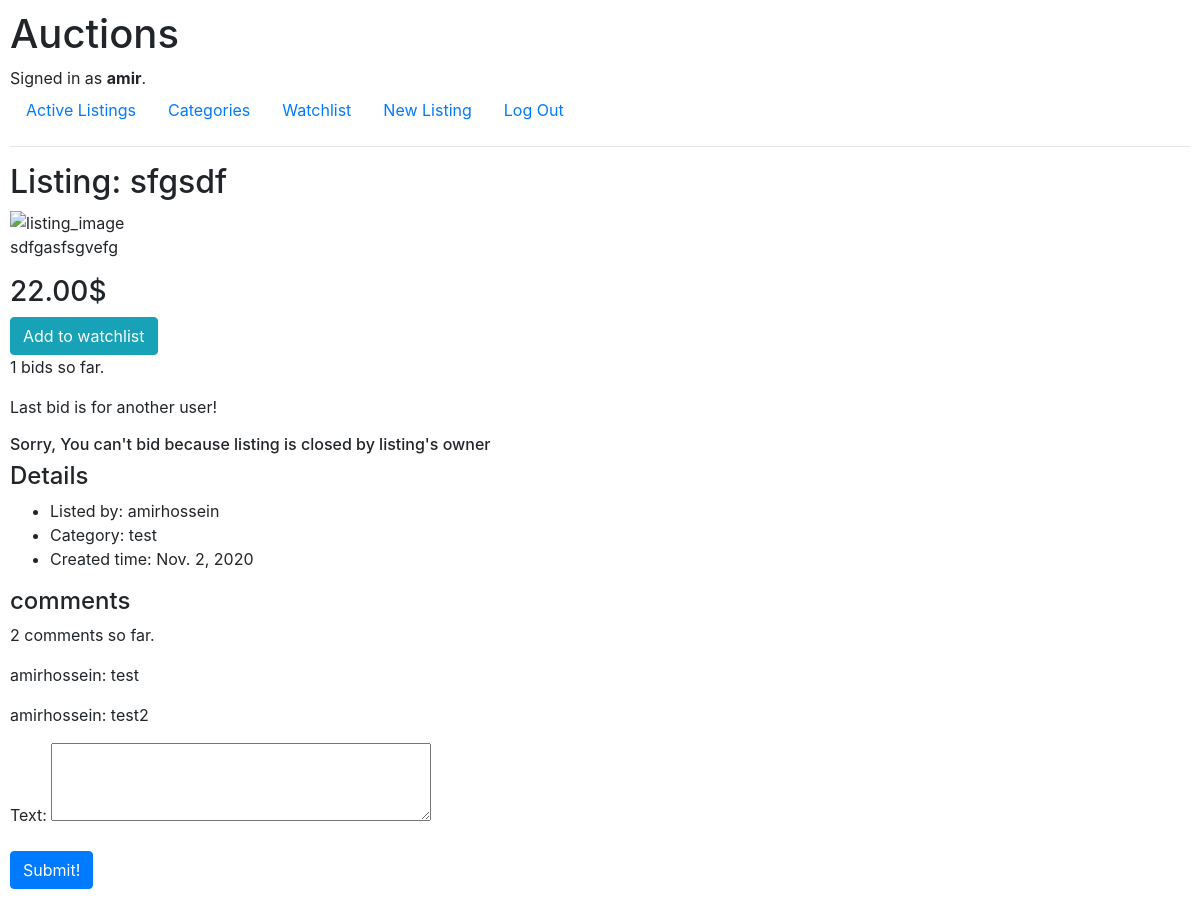
The app's page /listing/2 (signed in) with its own data.
### auctions/models.py (models this page shows, shortened)
class User(AbstractUser):
    def __str__(self):
        return f"id: {self.id}, username: {self.username}, email: {self.email}"

class Auction_listing(models.Model): #card
    commodity_title = models.CharField(max_length=100, help_text="This title going to be shown in head of your listing")
    created_time = models.DateField(auto_now_add=True)
    bids = models.ManyToManyField(Bids)
    comments = models.ManyToManyField(Comments)
    creator = models.ForeignKey(User, on_delete=models.CASCADE)
    description = models.CharField(max_length=2000, help_text="Give more information about your comodity to sell it faster!")
    starting_price = models.DecimalField(max_digits=9, decimal_places=2, help_text="Enter base price of your commodity")
    URL_image = models.CharField(max_length=2000, blank=True, help_text="Url of image that going to be displayed on your listing")
    category = models.CharField(max_length=50, help_text="write category type of your listing")
    closed = models.BooleanField(default=False)

class Comments(models.Model):
    author = models.ForeignKey(User, on_delete=models.CASCADE)
    text = models.CharField(max_length=2000)
    created_time = models.DateField(auto_now_add=True)

### auctions/views.py (the view)
# urls.py: path("listing/<int:listing_id>", views.listing, name="listing"),
@login_required
def listing (request, listing_id):
    if request.method == "POST":
        bid_form = Bids_form(request.POST or None)
        comments_form = Comments_form(request.POST or None)
        new_bid = bid_form['amount'].value()
        new_comment = comments_form['text'].value()
        if new_comment != None:
            user_comment = Comments(author=request.user, text=new_comment)
            comment_form = Comments_form(request.POST, instance=user_comment)
            listing = Auction_listing.objects.get(id=listing_id)
            if comment_form.is_valid():
                comment_form.save()
                messages.success(request, "Thanks, your comment was created successfully!")
                listing.comments.add(user_comment)
                return HttpResponseRedirect( reverse( "listing", args=(listing_id,) ) )
        if "add_to_watchlist" in request.POST:
            watchlist_listing = User_listing(user=request.user, listing=Auction_listing.objects.get(id=listing_id) )
            watchlist_listing.save()
            messages.success(request, "Listing added to your watchlist successfully!")
            return HttpResponseRedirect( reverse( "listing", args=(listing_id,) ) )
        if "remove_from_watchlist" in request.POST:
            watchlist_listing = User_listing.objects.get( user=request.user, listing=Auction_listing.objects.get(id=listing_id) )
            watchlist_listing.delete()
            return HttpResponseRedirect( reverse( "listing", args=(listing_id,) ) )
        if "close_listing" in request.POST and (request.user == Auction_listing.objects.get(id=listing_id).creator):
            Auction_listing.objects.filter(id=listing_id).update(closed=True)
        if not (Auction_listing.objects.get(id=listing_id).closed) :
            if new_bid != None:
                new_bid = float (new_bid)
                old_bid = Auction_listing.objects.get(id=listing_id).bids.first()
                if old_bid == None:
                    old_bid = 0
                else:
                    old_bid = old_bid.amount
                starting_price = str (Auction_listing.objects.get(id=listing_id).starting_price )
                if ( new_bid < old_bid ) or ( new_bid <= float (starting_price) ):
                    all_comments = Auction_listing.objects.get(id=listing_id).comments.all()
                    all_comments_list = []
                    for comment in all_comments:
                        all_comments_list.append(comment)
                    watchlist = User_listing.objects.filter( user=request.user, listing=Auction_listing.objects.get(id=listing_id) )
                    content = {
                    "listing": Auction_listing.objects.get(id=listing_id),
                    "error_message": "Error: You can NOT bid less than or equal to the price!",
                    "bid_form": bid_form,
                    "comments_form": comments_form,
                    "comments": all_comments_list,
                    "watchlist": watchlist
                    }
                    return render(request, "auctions/listing.html", content)
                else:
                    user_bid = Bids(bidder=request.user, amount=new_bid)
                    bid_form = Bids_form(request.POST, instance=user_bid)
                    listing = Auction_listing.objects.get(id=listing_id)
                    if bid_form.is_valid():
                        bid_form.save()
                        messages.success(request, "Thanks, your bid was created successfully!")
                        Auction_listing.objects.filter(id=listing_id).update(starting_price=new_bid)
                        listing.bids.add(user_bid)
                        return HttpResponseRedirect( reverse( "listing", args=(listing_id,) ) )
        else:
            all_comments = Auction_listing.objects.get(id=listing_id).comments.all()
            all_comments_list = []
            for comment in all_comments:
                all_comments_list.append(comment)
            watchlist = User_listing.objects.filter( user=request.user, listing=Auction_listing.objects.get(id=listing_id) )
            content = {
            "listing": Auction_listing.objects.get(id=listing_id),
            "bid_form": "",
            "comments_form": comments_form,
            "comments": all_comments_list,
            "watchlist": watchlist
            }
            return render(request, "auctions/listing.html", content)
    else:
        bid_form = Bids_form(request.POST or None)
        if Auction_listing.objects.get(id=listing_id).closed :
            bid_form = ""
        comments_form = Comments_form(request.POST or None)
        all_comments = Auction_listing.objects.get(id=listing_id).comments.all()
        all_comments_list = []
        for comment in all_comments:
            all_comments_list.append(comment)
        watchlist = User_listing.objects.filter( user=request.user, listing=Auction_listing.objects.get(id=listing_id) )
        content = {
            "listing": Auction_listing.objects.get(id=listing_id),
            "bid_form": bid_form,
            "comments_form": comments_form,
            "comments": all_comments_list,
            "watchlist": watchlist
        }
        return render(request, "auctions/listing.html", content)

### auctions/forms.py
class Comments_form(ModelForm):
    text = forms.CharField(
        required=False,
        widget=forms.Textarea(
        attrs={"cols": 35, "rows": 3, "class": "form_description"}
        )
        )
    class Meta:
        model = Comments
        fields = ['text']

### auctions/templates/auctions/listing.html (shortened to what this page needs)
{% extends "auctions/layout.html" %} {% block body %}
<h2> Listing: {{ listing.commodity_title }} </h2>
<img src="{% if listing.URL_image %} {{ listing.URL_image }}
          {% else %} ../../static/default.png
          {% endif %}" alt="listing_image" />
<p> {{ listing.description }} </p>
<h3> {{ listing.starting_price }}$ </h3>
{% if watchlist %}
    <form action="{% url 'listing' listing.id %}" method="POST">
        {% csrf_token %}
        <input class="btn btn-warning"
        type="submit"
        value="Remove from watchlist"
        name="remove_from_watchlist">
    </form>
{% else %}
    <form action="{% url 'listing' listing.id %}" method="POST">
        <input class="btn btn-info"
        type="submit"
        value="Add to watchlist"
        name="add_to_watchlist">
    </form>
{% endif %}
{% if listing.bids.all.count == 0  %}
    <p>No bids until now, be the first!</p>
{% else %}
    <p>{{ listing.bids.all.count }} bids so far.</p>
    {% if listing.bids.last.bidder.username == user.username %}
        <p>Last bid is for you!</p>
    {% else %}
        <p>Last bid is for another user!</p>
    {% endif %}
{% endif %}
{% if bid_form %}
    <form action="{% url 'listing' listing.id%}" method="POST">
        {% csrf_token %}
        {{ bid_form.as_p }}
        <input class="btn btn-primary" type="submit" value="Submit!">
    </form>
{% else %}
    {% if user.username == listing.bids.last.bidder.username %}
        <h6>Listing is closed.</h6>
        <h5 style="color: green;"> congratulations! You are the winner!</h5>
    {% else %}
        <h6> Sorry, You can't bid because listing is closed by listing's owner </h6>
    {% endif %}
{% endif %}
<h4>Details</h4>
 <ul>
    <li>Listed by: {{ listing.creator.username }}</li>
    <li>Category: {{ listing.category }}</li>
    <li>Created time: {{ listing.created_time }}</li>
 </ul>
<h4>comments</h4>
{% if listing.comments.all.count == 0 %}
    <p>No comments until now, be the first!</p>
{% else %}
    <p> {{ listing.comments.all.count }} comments so far. </p>
    {% for comment in comments %}
        <p>{{ comment.author.username }}: {{ comment.text }}</p>
    {% endfor %}
{% endif %}
<form action="{% url 'listing' listing.id%}" method="POST">
    {{ comments_form.as_p }}
    <input class="btn btn-primary" type="submit" value="Submit!">
</form>
{% endblock %}

### auctions/templates/auctions/layout.html (shortened to what this page needs)
{% load static %}
<!DOCTYPE html>
<html lang="en">
    <head>
        <link rel="stylesheet" href="https://stackpath.bootstrapcdn.com/bootstrap/4.4.1/css/bootstrap.min.css">
        <link href="{% static 'auctions/styles.css' %}" rel="stylesheet">
    </head>
    <body>
        <h1>Auctions</h1>
        <div>
            {% if user.is_authenticated %}
                Signed in as <strong>{{ user.username }}</strong>.
            {% else %}
                Not signed in.
            {% endif %}
        </div>
        <ul class="nav">
            <li class="nav-item">
                <a class="nav-link" href="{% url 'index' %}">Active Listings</a>
            </li>
            <li class="nav-item">
                <a class="nav-link" href="{% url 'categories' %}">Categories</a>
            </li>
            {% if user.is_authenticated %}
                <li class="nav-item">
                    <a class="nav-link" href="{% url 'watchlist' %}">Watchlist</a>
                </li>
                <li class="nav-item">
                    <a class="nav-link" href="{% url 'new_listing' %}">New Listing<a/>
                </li>
                <li class="nav-item">
                    <a class="nav-link" href="{% url 'logout' %}">Log Out</a>
                </li>
            {% endif %}
        </ul>
        <hr>
        {% block body %}
        {% endblock %}
    </body>
</html>

### auctions/static/auctions/styles.css (style rules this page uses)
body { padding: 10px; }

### records on screen
User: username "amir"
Auction_listing: commodity_title "sfgsdf", description "sdfgasfsgvefg", starting_price "22.00", bids.all.count "1", creator.username "amirhossein", category "test", created_time "Nov. 2, 2020", comments.all.count "2"
Comments: author.username "amirhossein", text "test"
Comments: author.username "amirhossein", text "test2"
